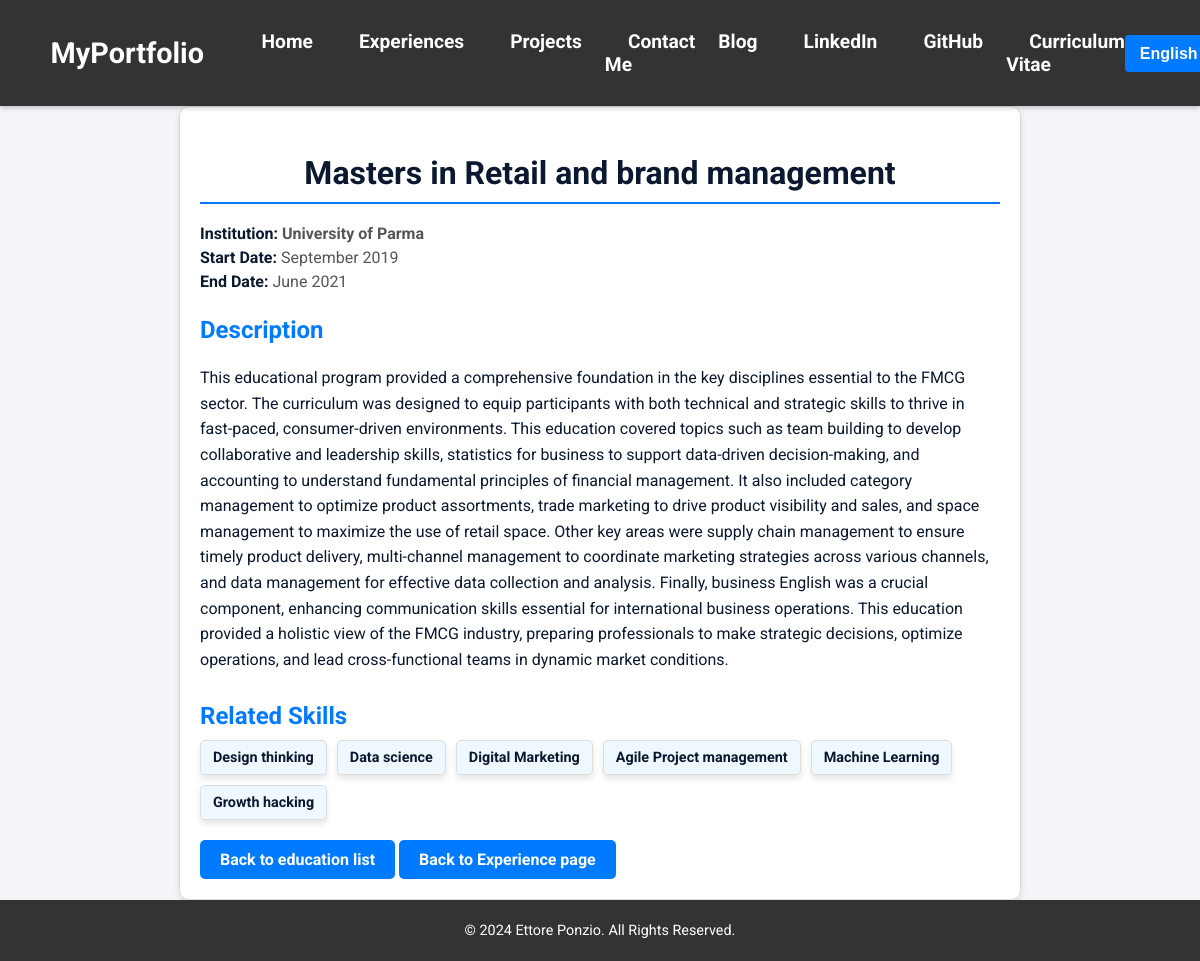
Page /en/education/2/ on the committed database.
### portfolio/models.py (models this page shows, shortened)
class Education(models.Model):
    DEGREE_CHOICES = [
        ('Bachelors', _('Bachelors')),
        ('Masters', _('Masters')),
        ('PhD', _('PhD')),
        ('Other', _('Other')),
    ]
    institution_en = models.CharField(
        max_length=255,
        help_text=_("Name of the educational institution in English."),
        verbose_name=_("Institution (EN)")
    )
    institution_it = models.CharField(
        max_length=255,
        help_text=_("Name of the educational institution in Italian."),
        verbose_name=_("Institution (IT)")
    )
    degree = models.CharField(
        max_length=50,
        choices=DEGREE_CHOICES,
        help_text=_("Degree type (e.g., Bachelor's, Master's)."),
        verbose_name=_("Degree")
    )
    field_of_study_en = models.CharField(
        max_length=255,
        help_text=_("Field of study in English (e.g., Computer Science)."),
        verbose_name=_("Field of Study (EN)")
    )
    field_of_study_it = models.CharField(
        max_length=255,
        help_text=_("Field of study in Italian (e.g., Informatica)."),
        verbose_name=_("Field of Study (IT)")
    )
    start_date = models.DateField(
        help_text=_("Start date of the program."),
        verbose_name=_("Start Date")
    )
    end_date = models.DateField(
        help_text=_("End date of the program, or expected end date."),
        verbose_name=_("End Date")
    )
    description_en = models.TextField(
        blank=True,
        help_text=_("Optional description of the program or notable achievements in English."),
        verbose_name=_("Description (EN)")
    )
    description_it = models.TextField(
        blank=True,
        help_text=_("Optional description of the program or notable achievements in Italian."),
        verbose_name=_("Description (IT)")
    )
    skills = models.ManyToManyField(
        'Skill',
        related_name="educations",
        blank=True,
        help_text=_("Skills related to this educational entry."),
        verbose_name=_("Skills")
    )
    class Meta:
        verbose_name = _("Education")
        verbose_name_plural = _("Education")

class Skill(models.Model):
    name_en = models.CharField(
        max_length=100,
        help_text=_("The name of the skill in English (e.g., Python, Data Analysis)."),
        verbose_name=_("Name (EN)")
    )
    name_it = models.CharField(
        max_length=100,
        help_text=_("The name of the skill in Italian (e.g., Python, Analisi dei dati)."),
        verbose_name=_("Name (IT)")
    )
    class Meta:
        verbose_name = _("Skill")
        verbose_name_plural = _("Skills")

### portfolio/views.py (the view)
# urls.py: path('education/<int:pk>/', ViewEducationDetail.as_view(), name='education_detail'),
class ViewEducationDetail(DetailView):
    model = Education
    template_name = 'portfolio/education_detail.html'
    context_object_name = 'education'
    def get_context_data(self, **kwargs):
        context = super().get_context_data(**kwargs)
        user_language = get_language()  # Get the current user's language (e.g., 'en' or 'it')
        education = context['education']
        context['education'].display_institution = (
            education.institution_it if user_language == 'it' else education.institution_en
        )
        context['education'].display_field_of_study = (
            education.field_of_study_it if user_language == 'it' else education.field_of_study_en
        )
        context['education'].display_description = (
            education.description_it if user_language == 'it' else education.description_en
        )
        related_skills = education.skills.all()
        for skill in related_skills:
            skill.display_name = (
                skill.name_it if user_language == 'it' else skill.name_en
            )
        context['skills'] = related_skills
        return context
        return context

### portfolio/templates/portfolio/education_detail.html (shortened to what this page needs)
{% extends 'portfolio/base.html' %}
{% load static %}
{% load i18n %}
{% block styles %}
    <link rel="stylesheet" href="{% static 'portfolio/css/education_detail.css' %}">
{% endblock %}
{% block content %}
<article class="detail-page">
    <h1 class="page-title">{{ education.get_degree_display }} {% trans "in" %} {{ education.display_field_of_study }}</h1>
    <section class="key-info">
        <p class="institution">
            <strong>{% trans "Institution:" %}</strong> {{ education.display_institution }}
        </p>
        <p>
            <strong>{% trans "Start Date:" %}</strong> {{ education.start_date|date:"F Y" }}
        </p>
        <p>
            <strong>{% trans "End Date:" %}</strong>
            {% if education.end_date %}
                {{ education.end_date|date:"F Y" }}
            {% else %}
                {% trans "Present" %}
            {% endif %}
        </p>
    </section>
    <section class="description">
        <h2 class="section-heading">{% trans "Description" %}</h2>
        <p>{{ education.display_description }}</p>
    </section>
    {% if skills %}
    <section class="skills">
        <h2 class="section-heading">{% trans "Related Skills" %}</h2>
        <ul class="skills-list">
            {% for skill in skills %}
            <li>{{ skill.display_name }}</li>
            {% endfor %}
        </ul>
    </section>
    {% endif %}
    <div class="navigation-buttons">
        <a href="{% url 'portfolio:education_list' %}" class="btn-back">
            {% trans "Back to education list" %}
        </a>
        <a href="{% url 'portfolio:education' %}" class="btn-back">
            {% trans "Back to Experience page" %}
        </a>
    </div>
</article>
{% endblock %}

### portfolio/static/portfolio/css/education_detail.css (style rules this page uses)
:root { --primary-color: #007bff; --primary-color-dark: #0069d9; --secondary-color: #0A192F; --background-color: #f4f4f9; --text-color: #0A192F; --light-text-color: #555; --border-color: #ddd; --white-color: #ffffff; --hover-background-color: #f0f8ff; --box-shadow: 0 4px 6px rgba(0, 0, 0, 0.1); }
body { font-family: 'Roboto', sans-serif; color: var(--text-color); background-color: var(--background-color); margin: 0; padding: 0; }
.detail-page { max-width: 800px; margin: 0 auto; padding: 20px; background-color: var(--white-color); border: 1px solid var(--border-color); border-radius: 10px; box-shadow: var(--box-shadow); }
.detail-page .page-title { font-size: 2rem; font-weight: bold; color: var(--secondary-color); margin-bottom: 20px; text-align: center; border-bottom: 2px solid var(--primary-color); padding-bottom: 10px; }
.detail-page .section-heading { font-size: 1.5rem; color: var(--primary-color); margin-bottom: 10px; }
.detail-page .key-info { margin-bottom: 20px; }
.detail-page .key-info strong { color: var(--secondary-color); }
.detail-page .key-info p { margin: 5px 0; color: var(--light-text-color); }
.detail-page .description { font-size: 1rem; line-height: 1.6; color: var(--text-color); margin-bottom: 30px; }
.detail-page .institution { font-weight: bold; color: var(--secondary-color); margin-bottom: 5px; }
.detail-page .btn-back { display: inline-block; padding: 10px 20px; background-color: var(--primary-color); color: var(--white-color); border: none; border-radius: 5px; text-decoration: none; font-weight: bold; text-align: center; transition: background-color 0.3s ease; cursor: pointer; box-sizing: border-box; }
.detail-page .skills { margin-bottom: 20px; }
.detail-page .skills ul { list-style-type: none; padding: 0; margin: 0; display: flex; flex-wrap: wrap; gap: 10px; }
.detail-page .skills ul li { background-color: var(--hover-background-color); padding: 8px 12px; border: 1px solid var(--border-color); border-radius: 5px; font-size: 0.9rem; font-weight: bold; color: var(--secondary-color); box-shadow: var(--box-shadow); transition: background-color 0.3s ease, color 0.3s ease; }

### rows in the picture
Education: degree "Masters", display_field_of_study "Retail and brand management", display_institution "University of Parma", start_date "September 2019", end_date "June 2021", display_description "This educational program provided a comprehensive foundation in the key disciplines essential to the FMCG sector. The curriculum was designed to equip participants with both technical and strategic skills to thrive in fast-paced, consumer-driven environments. This education covered topics such as team building to develop collaborative and leadership skills, statistics for business to support data-driven decision-making, and accounting to understand fundamental principles of financial management. It also included category management to optimize product assortments, trade marketing to drive product visibility and sales, and space management to maximize the use of retail space. Other key areas…"
Skill: display_name "Design thinking"
Skill: display_name "Data science"
Skill: display_name "Digital Marketing"
Skill: display_name "Agile Project management"
Skill: display_name "Machine Learning"
Skill: display_name "Growth hacking"

### other values in the picture
form field language "English"
